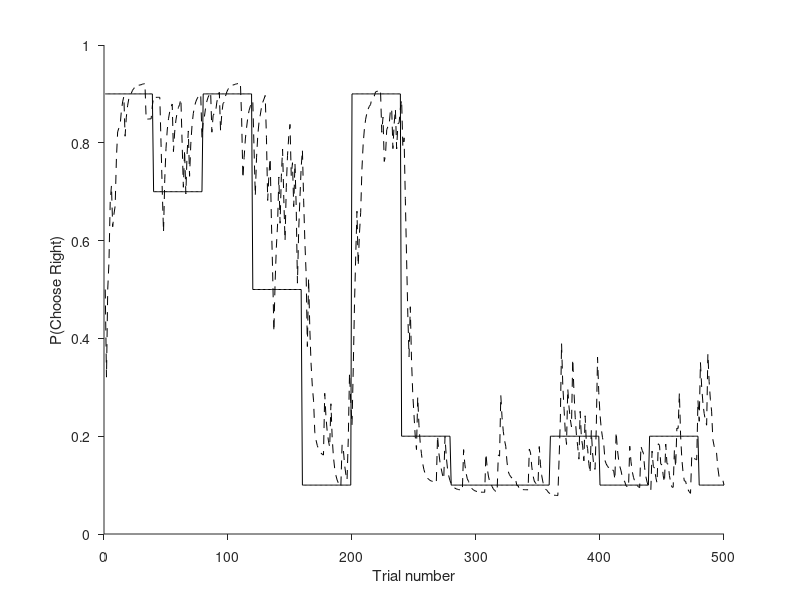

The MATLAB script that drew this image:
function [pchooser, lval, rval, lprob, rprob] = model_sim(varargin)

ntrials = 10000;
blocklength = 40;
%softmax = 2.5;
lambda = 2.5; softmax = lambda;
lapse = 0;%0.025;
alpha = .3;
PH = 2;

myprobs = [.1 .8 .5 .3 .9];
rval = zeros(ntrials,1);
lval = rval;
pchooser = rval;
wr = rval;
rew = rval;
delta = rval;
lprob = rval;
rprob = rval;

if isempty(varargin)
    %randomly choose starting probabilities.
    [~, ix] = sort(rand(length(myprobs(1,:)),1));
    lprob(1:blocklength) = myprobs(ix(1));
    rprob(1:blocklength) = 1-lprob(1:blocklength);
else
    lprob = varargin{1};
    rprob = varargin{2};
end

ctr = 1;
for j = 1:ntrials
    
    if isempty(varargin)
        if ctr>=blocklength
            ctr = 0;
            [~, ix] = sort(rand(length(myprobs(1,:)),1));
            lprob(j:j+blocklength-1) = myprobs(ix(1));
            rprob(j:j+blocklength-1) = 1-lprob(j:j+blocklength-1);
        end
    end
   
    pchooser(j) = lapse + (1-2*lapse)/(1+exp(-softmax*(rval(j)-lval(j))));
    wr(j) = rand<pchooser(j);
    
    
    
    if wr(j)==1
        
        rew(j) = rand<rprob(j);
        delta(j) = rew(j)-rval(j);
       % delta(j) = delta(j)*abs(delta(j));
        
        rval(j+1) = rval(j)+alpha*delta(j);
        lval(j+1) = lval(j);
    else
        rew(j) = rand<lprob(j);
        delta(j) = rew(j)-lval(j);
      %  delta(j) = delta(j)*abs(delta(j));
        
        lval(j+1) = lval(j)+alpha*delta(j);
        rval(j+1) = rval(j);
    end
    
   % softmax = lambda/abs(delta(j));
    ctr = ctr+1;
    
end

figure;
T = 1:500;
plot(T, rprob(T)./(rprob(T) + lprob(T)), 'k'); hold on
plot(T, pchooser(T), '--k');
set(gca, 'TickDir', 'out'); box off;
ylim([0 1]);
ylabel('P(Choose Right)');
xlabel('Trial number');
set(gcf, 'Color', [1 1 1]);
